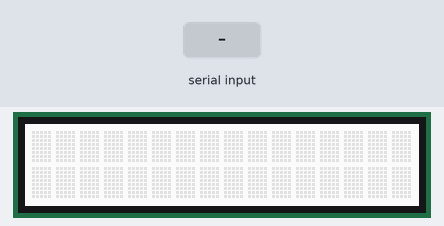
A sketch run on a simulated Arduino Uno, built with avr-gcc and run on an emulated ATmega328P. On the bench: 16×2 character LCD. Inputs (shaded band) come from the test bench. What the sketch prints to the serial monitor is not drawn.

Above: at 1.2 s.
1.3 s: "1" received over the second serial link
At 2.4 s:
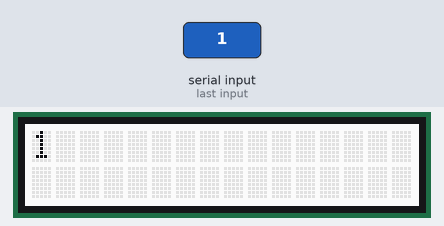
2.9 s: "0" received over the second serial link
At 3.6 s:
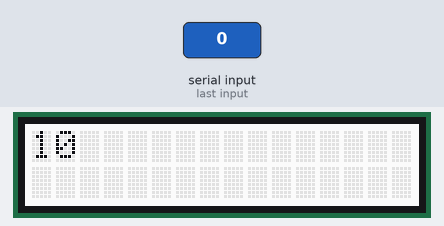
4.5 s: "2" received over the second serial link
At 6.0 s:
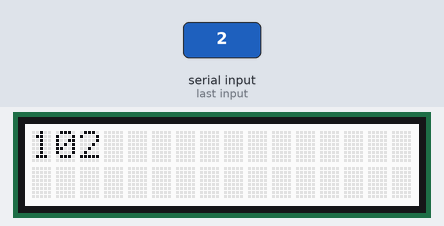
Timing chart, 0 to 7.5 s (numbered marks = the images above; inputs shaded):
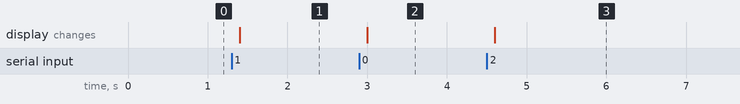

The sketch:

LCDserialReciever.ino
```cpp
/* This code runs on Arduino UNO:
Recieves data through serial pins and then displays to the lcd screen" */

char incomingByte ; //Initialized variable to store recieved data
#include <Wire.h>
#include "rgb_lcd.h"

#include <SoftwareSerial.h>

rgb_lcd lcd;

const int colorR = 255;
const int colorG = 255;
const int colorB = 255;

#define rxPin   10  // Serial input (connects to Emic 2's SOUT pin)
#define txPin   11  // Serial output (connects to Emic 2's SIN pin)

SoftwareSerial lcdSerial =  SoftwareSerial(rxPin, txPin);
void setup() {
  // Begin the Serial at 9600 Baud
  Serial.begin(9600);
  lcdSerial.begin(9600);
  lcd.begin(16, 2);

  lcd.setRGB(colorR, colorG, colorB);

  // Print a message to the LCD.
  //lcd.print("hello,world!");
  void display();

  pinMode(rxPin, INPUT);
  pinMode(txPin, OUTPUT);
}

void loop() {
    while(incomingByte !='.'){
      if (lcdSerial.available() > 0) {
        // read the incoming byte:
        incomingByte = lcdSerial.read();
        Serial.print("I received: ");
        Serial.println(incomingByte);

        static int curs = 0;
        lcd.setCursor(curs, 0);
        delay(100);
        // print the number of seconds since reset:
        //lcd.print(millis()/1000);
        lcd.print(incomingByte);
        delay(150);
       //delay(250);
        curs++;
      }
    }
}
```

Measured:
- after the input at 1.3 s, the display: changes after 0.10 s (image 1)
- after the input at 2.9 s, the display: changes after 0.10 s (image 2)
- after the input at 4.5 s, the display: changes after 0.10 s (image 3)
